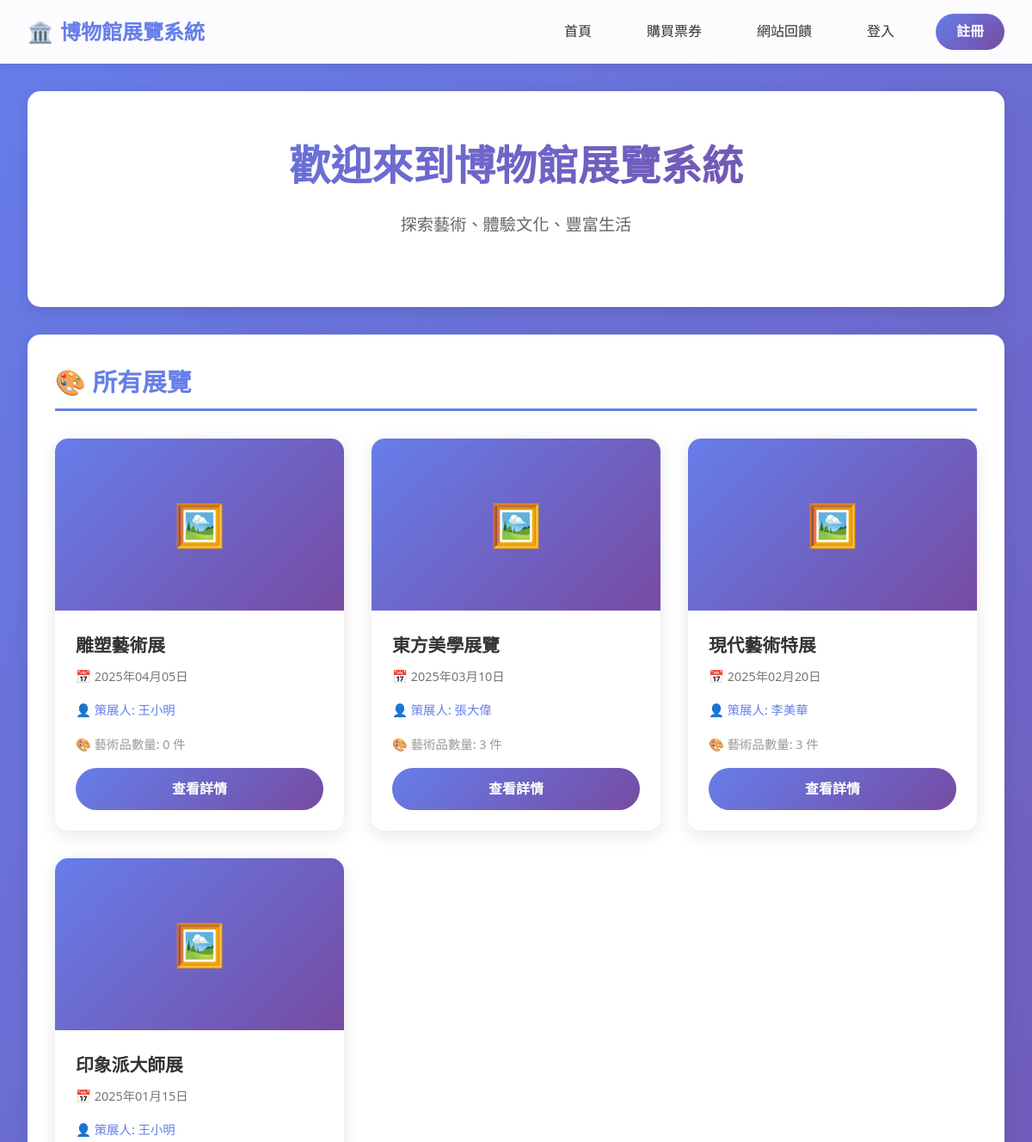
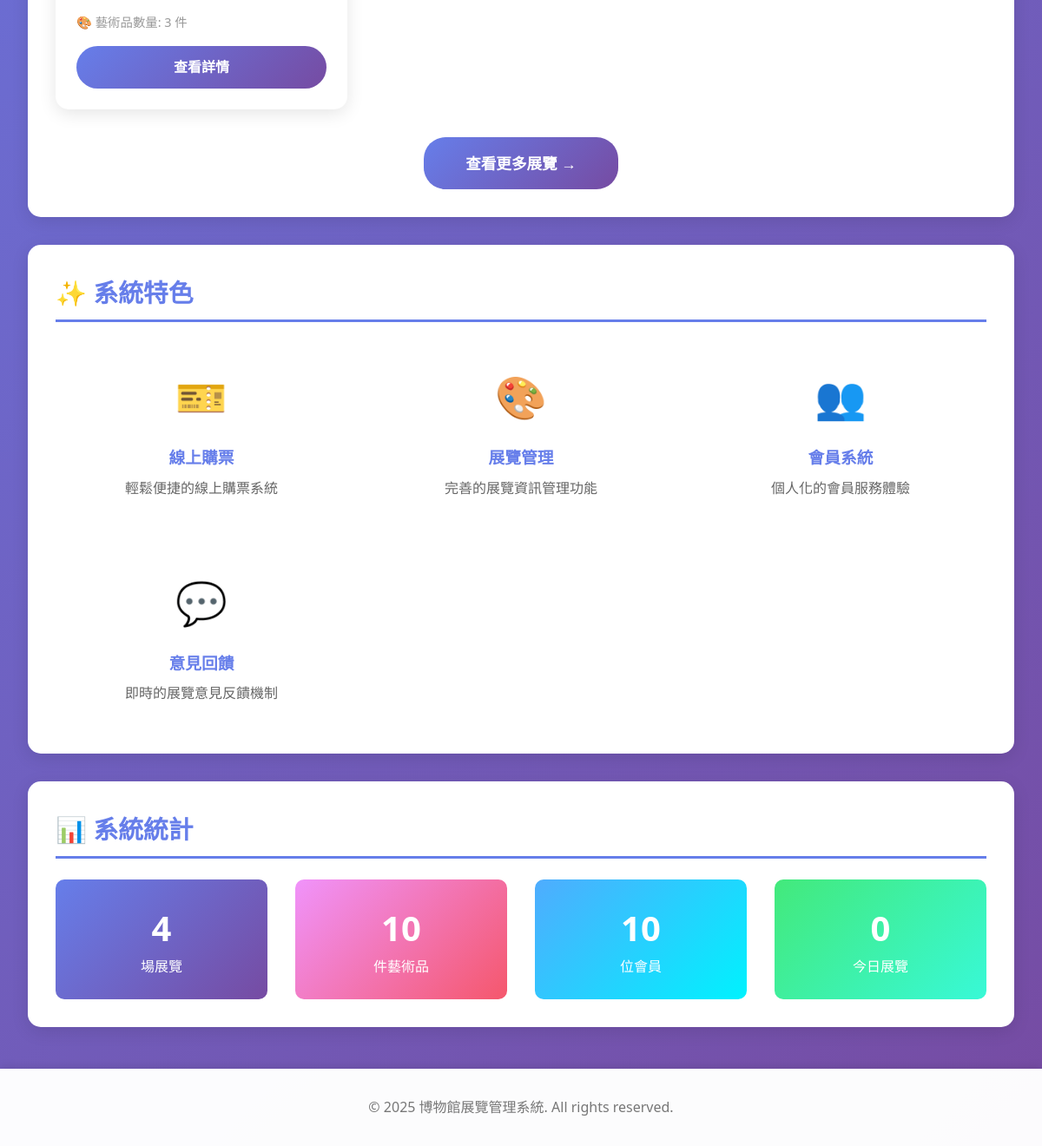
The page / on the database its author committed (2 pictures, top to bottom).
### tables this page shows
CREATE TABLE `exhibition` (
  `e_name` varchar(200) NOT NULL,
  `e_Date` date NOT NULL,
  `id` varchar(10) NOT NULL
);

### config.php (called while the page is built, shortened)
<?php
function isLoggedIn() {
    return isset($_SESSION['user_id']);
}
?>

### index.php (the view, shortened to what this page needs)
<?php
require_once 'config.php';
?>
<!DOCTYPE html>
<html lang="zh-Hant">
<head>
    <link rel="stylesheet" href="css/style.css">
</head>
<body>
    <nav class="navbar">
        <div class="navbar-container">
            <a href="index.php" class="navbar-brand">
                <span>🏛️</span> 博物館展覽系統
            </a>
            <ul class="navbar-menu">
                <li><a href="index.php">首頁</a></li>
                <li><a href="ticket_purchase.php">購買票券</a></li>
                <li><a href="feedback.php">網站回饋</a></li>
                <?php if (isLoggedIn()): ?>
                    <li><a href="member_profile.php">會員資料</a></li>
                    <?php if (isCurator()): ?>
                        <li><a href="admin/index.php">後台管理</a></li>
                    <?php endif; ?>
                    <li><a href="logout.php" class="btn">登出</a></li>
                <?php else: ?>
                    <li><a href="login.php">登入</a></li>
                    <li><a href="register.php" class="btn">註冊</a></li>
                <?php endif; ?>
            </ul>
        </div>
    </nav>
    <div class="container">
        <div class="hero">
            <h1>歡迎來到博物館展覽系統</h1>
            <p>探索藝術、體驗文化、豐富生活</p>
        </div>
        <div class="card">
            <h2 class="card-title">🎨 所有展覽</h2>
            <div class="exhibition-grid">
                <?php
                $sql = "SELECT e.e_name, e.e_Date, p.name as curator_name,
                        (SELECT COUNT(*) FROM exhibit WHERE e_name = e.e_name) as artifact_count
                        FROM exhibition e
                        LEFT JOIN curator c ON e.id = c.id
                        LEFT JOIN person p ON c.id = p.id
                        ORDER BY e.e_Date DESC";
                $result = $conn->query($sql);
                if ($result && $result->num_rows > 0):
                    while($row = $result->fetch_assoc()):
                ?>
                    <div class="exhibition-card">
                        <div class="exhibition-image">
                            🖼️
                        </div>
                        <div class="exhibition-content">
                            <h3 class="exhibition-title"><?php echo htmlspecialchars($row['e_name']); ?></h3>
                            <p class="exhibition-date">📅 <?php echo date('Y年m月d日', strtotime($row['e_Date'])); ?></p>
                            <p class="exhibition-curator">👤 策展人: <?php echo htmlspecialchars($row['curator_name']); ?></p>
                            <p style="color: #999; font-size: 0.9rem;">🎨 藝術品數量: <?php echo $row['artifact_count']; ?> 件</p>
                            <div style="margin-top: 1rem;">
                                <a href="exhibition_detail.php?name=<?php echo urlencode($row['e_name']); ?>" class="btn btn-primary" style="width: 100%;">查看詳情</a>
                            </div>
                        </div>
                    </div>
                <?php
                    endwhile;
                else:
                ?>
                    <p>目前沒有展覽資訊</p>
                <?php endif; ?>
            </div>
            <div style="text-align: center; margin-top: 2rem;">
                <a href="exhibition_list.php" class="btn btn-primary" style="padding: 1rem 3rem; font-size: 1.1rem;">查看更多展覽 →</a>
            </div>
        </div>
        <div class="card">
            <h2 class="card-title">✨ 系統特色</h2>
            <div style="display: grid; grid-template-columns: repeat(auto-fit, minmax(250px, 1fr)); gap: 2rem; margin-top: 1.5rem;">
                <div style="text-align: center; padding: 1.5rem;">
                    <div style="font-size: 3rem; margin-bottom: 1rem;">🎫</div>
                    <h3 style="color: #667eea; margin-bottom: 0.5rem;">線上購票</h3>
                    <p style="color: #666;">輕鬆便捷的線上購票系統</p>
                </div>
                <div style="text-align: center; padding: 1.5rem;">
                    <div style="font-size: 3rem; margin-bottom: 1rem;">🎨</div>
                    <h3 style="color: #667eea; margin-bottom: 0.5rem;">展覽管理</h3>
                    <p style="color: #666;">完善的展覽資訊管理功能</p>
                </div>
                <div style="text-align: center; padding: 1.5rem;">
                    <div style="font-size: 3rem; margin-bottom: 1rem;">👥</div>
                    <h3 style="color: #667eea; margin-bottom: 0.5rem;">會員系統</h3>
                    <p style="color: #666;">個人化的會員服務體驗</p>
                </div>
                <div style="text-align: center; padding: 1.5rem;">
                    <div style="font-size: 3rem; margin-bottom: 1rem;">💬</div>
                    <h3 style="color: #667eea; margin-bottom: 0.5rem;">意見回饋</h3>
                    <p style="color: #666;">即時的展覽意見反饋機制</p>
                </div>
            </div>
        </div>
        <div class="card">
            <h2 class="card-title">📊 系統統計</h2>
            <div style="display: grid; grid-template-columns: repeat(auto-fit, minmax(200px, 1fr)); gap: 2rem; margin-top: 1.5rem;">
                <?php
                $sql = "SELECT COUNT(*) as count FROM exhibition";
                $result = $conn->query($sql);
                $exhibition_count = $result->fetch_assoc()['count'];
                $sql = "SELECT COUNT(*) as count FROM artifact";
                $result = $conn->query($sql);
                $artifact_count = $result->fetch_assoc()['count'];
                $sql = "SELECT COUNT(*) as count FROM visitor";
                $result = $conn->query($sql);
                $visitor_count = $result->fetch_assoc()['count'];
                $sql = "SELECT COUNT(*) as count FROM exhibition WHERE e_Date = CURDATE()";
                $result = $conn->query($sql);
                $today_exhibition = $result->fetch_assoc()['count'];
                ?>
                <div style="background: linear-gradient(135deg, #667eea 0%, #764ba2 100%); color: white; padding: 1.5rem; border-radius: 10px; text-align: center;">
                    <div style="font-size: 2.5rem; font-weight: bold;"><?php echo $exhibition_count; ?></div>
                    <div>場展覽</div>
                </div>
                <div style="background: linear-gradient(135deg, #f093fb 0%, #f5576c 100%); color: white; padding: 1.5rem; border-radius: 10px; text-align: center;">
                    <div style="font-size: 2.5rem; font-weight: bold;"><?php echo $artifact_count; ?></div>
                    <div>件藝術品</div>
                </div>
                <div style="background: linear-gradient(135deg, #4facfe 0%, #00f2fe 100%); color: white; padding: 1.5rem; border-radius: 10px; text-align: center;">
                    <div style="font-size: 2.5rem; font-weight: bold;"><?php echo $visitor_count; ?></div>
                    <div>位會員</div>
                </div>
                <div style="background: linear-gradient(135deg, #43e97b 0%, #38f9d7 100%); color: white; padding: 1.5rem; border-radius: 10px; text-align: center;">
                    <div style="font-size: 2.5rem; font-weight: bold;"><?php echo $today_exhibition; ?></div>
                    <div>今日展覽</div>
                </div>
            </div>
        </div>
    </div>
    <footer class="footer">
        <p>&copy; 2025 博物館展覽管理系統. All rights reserved.</p>
    </footer>
</body>
</html>

### css/style.css (style rules this page uses)
* { margin: 0; padding: 0; box-sizing: border-box; }
body { font-family: 'Microsoft JhengHei', 'Segoe UI', Tahoma, Geneva, Verdana, sans-serif; line-height: 1.6; color: #333; background: linear-gradient(135deg, #667eea 0%, #764ba2 100%); min-height: 100vh; }
.navbar { background: rgba(255, 255, 255, 0.98); box-shadow: 0 2px 10px rgba(0, 0, 0, 0.1); position: sticky; top: 0; z-index: 1000; }
.navbar-container { max-width: 1200px; margin: 0 auto; display: flex; justify-content: space-between; align-items: center; padding: 1rem 2rem; }
.navbar-brand { font-size: 1.5rem; font-weight: bold; color: #667eea; text-decoration: none; display: flex; align-items: center; gap: 0.5rem; }
.navbar-menu { display: flex; list-style: none; gap: 2rem; align-items: center; }
.navbar-menu a { text-decoration: none; color: #333; font-weight: 500; transition: color 0.3s; padding: 0.5rem 1rem; border-radius: 5px; }
.navbar-menu .btn { background: linear-gradient(135deg, #667eea 0%, #764ba2 100%); color: white; padding: 0.5rem 1.5rem; border-radius: 25px; border: none; cursor: pointer; font-weight: 600; transition: transform 0.3s, box-shadow 0.3s; }
.container { max-width: 1200px; margin: 2rem auto; padding: 0 2rem; }
.card { background: white; border-radius: 15px; padding: 2rem; box-shadow: 0 5px 20px rgba(0, 0, 0, 0.1); margin-bottom: 2rem; transition: transform 0.3s, box-shadow 0.3s; }
.card-title { font-size: 1.8rem; color: #667eea; margin-bottom: 1rem; border-bottom: 3px solid #667eea; padding-bottom: 0.5rem; }
.btn { padding: 0.75rem 2rem; border: none; border-radius: 25px; font-size: 1rem; font-weight: 600; cursor: pointer; transition: all 0.3s; text-decoration: none; display: inline-block; text-align: center; }
.btn-primary { background: linear-gradient(135deg, #667eea 0%, #764ba2 100%); color: white; }
.exhibition-grid { display: grid; grid-template-columns: repeat(auto-fill, minmax(300px, 1fr)); gap: 2rem; margin-top: 2rem; }
.exhibition-card { background: white; border-radius: 15px; overflow: hidden; box-shadow: 0 5px 20px rgba(0, 0, 0, 0.1); transition: transform 0.3s, box-shadow 0.3s; }
.exhibition-image { width: 100%; height: 200px; background: linear-gradient(135deg, #667eea 0%, #764ba2 100%); display: flex; align-items: center; justify-content: center; color: white; font-size: 3rem; }
.exhibition-content { padding: 1.5rem; }
.exhibition-title { font-size: 1.3rem; color: #333; margin-bottom: 0.5rem; }
.exhibition-date { color: #777; font-size: 0.9rem; margin-bottom: 1rem; }
.exhibition-curator { color: #667eea; font-size: 0.9rem; margin-bottom: 1rem; }
.footer { background: rgba(255, 255, 255, 0.98); padding: 2rem; text-align: center; margin-top: 3rem; box-shadow: 0 -2px 10px rgba(0, 0, 0, 0.1); }
.footer p { color: #777; }
.hero { background: white; border-radius: 15px; padding: 3rem; text-align: center; margin-bottom: 2rem; box-shadow: 0 5px 20px rgba(0, 0, 0, 0.1); }
.hero h1 { font-size: 3rem; background: linear-gradient(135deg, #667eea 0%, #764ba2 100%); -webkit-background-clip: text; -webkit-text-fill-color: transparent; background-clip: text; margin-bottom: 1rem; }
.hero p { font-size: 1.2rem; color: #666; margin-bottom: 2rem; }

### rows shown on the page
exhibition: e_name "雕塑藝術展", e_Date "2025年04月05日", curator_name "王小明", artifact_count "0"
exhibition: e_name "東方美學展覽", e_Date "2025年03月10日", curator_name "張大偉", artifact_count "3"
exhibition: e_name "現代藝術特展", e_Date "2025年02月20日", curator_name "李美華", artifact_count "3"
exhibition: e_name "印象派大師展", e_Date "2025年01月15日", curator_name "王小明", artifact_count "3"

### other values the page prints
$exhibition_count "4"
$artifact_count "10"
$visitor_count "10"
$today_exhibition "0"
